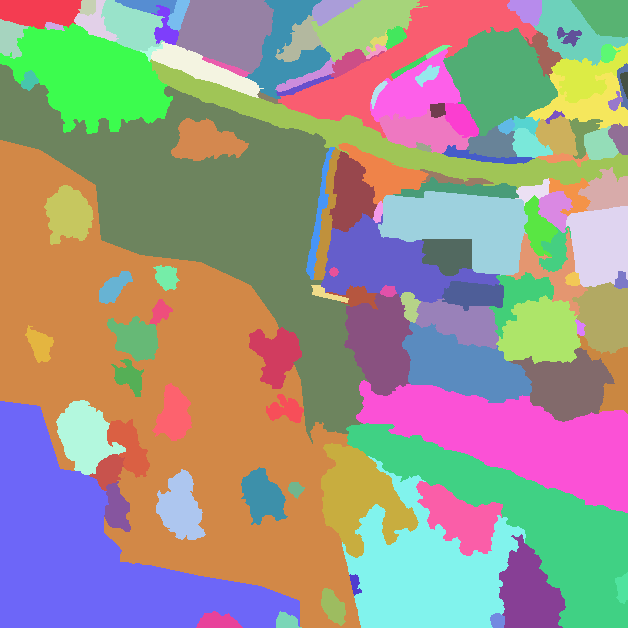
#> input picture daten/landseg/T0/fassung-c/abgabe/r0c0/labels.tif, 628 x 628 px, found by its file name
$ python bauen.py
#> lines starting #> are read from the running program, lines starting #| are printed output that depends on the picture
### landseg/dateien.py
"""Lesen und Schreiben von Label-Karte, ``segmente.json`` und Manifest.

Label-Karte: Segment-ID je Bildpunkt, ``uint32``, 0 heißt „kein Segment" und darf in einer
fertigen Karte nicht vorkommen. Gespeichert als einkanaliges 32-Bit-TIFF (zlib), weil PNG höchstens
16 Bit je Kanal kennt.

``segmente.json``::

    {"schema": "landseg-segmente/1",
     "segmente": [{"id": 1, "klasse": "3.1", "grob": "3", ...}, ...],
     "verlauf": [{"zeit": ..., "bearbeiter": ..., "op": ..., ...}, ...]}
"""

from __future__ import annotations

import json
import os
from pathlib import Path

import numpy as np
import tifffile

SEGMENTE_SCHEMA = "landseg-segmente/1"
MANIFEST_SCHEMA = "landseg-manifest/1"


def lese_labels(pfad: str | Path) -> np.ndarray:
    pfad = Path(pfad)
    if pfad.suffix.lower() == ".npy":
        karte = np.load(pfad)
    else:
        karte = tifffile.imread(pfad)
#> karte is the input picture: shape (628, 628) uint32; 128 distinct labels, from 1 to 128
    if karte.ndim != 2:
        raise ValueError(f"{pfad}: Label-Karte muss einkanalig sein, hat Form {karte.shape}")
    if karte.dtype != np.uint32:
        if not np.issubdtype(karte.dtype, np.integer) or karte.min() < 0:
            raise ValueError(f"{pfad}: Label-Karte braucht ganzzahlige IDs >= 0, hat {karte.dtype}")
        karte = karte.astype(np.uint32)
    return karte


# [12 lines left out: function schreibe_labels, not called in this run]


def lese_json(pfad: str | Path) -> dict:
    with open(pfad, encoding="utf-8") as f:
        return json.load(f)


# [30 lines left out: functions schreibe_json, lese_segmente, segmente_nach_id, not called in this run]

### daten/landseg/T0/fassung-c/abgabe/r0c0/bauen.py
"""Fassung C, Teilkachel r0c0: eigene Label-Karte aus der Vorstufe plus Eingriffe bauen.

Ablauf: Vorstufen-IDs auf eigene Gruppen abbilden (verschmelzen), große Flächen per Polygon teilen,
Einzelheiten (Hecke, Schatten, Terrasse, Gartenhaus, Mauer) per Polygon einzeichnen, danach je Gruppe
zusammenhängende Teile bilden, Splitter an den Nachbarn mit der längsten Grenze geben.
"""
import json
import sys
from collections import Counter, defaultdict

import cv2
import numpy as np
from PIL import Image
from scipy import ndimage as ndi

sys.path.insert(0, "C:/Users/Phil/Developement/Victor/landseg")
from landseg.dateien import lese_labels, schreibe_labels  # noqa: E402

BASIS = "C:/Users/Phil/Developement/Victor/daten/landseg/T0/fassung-c"
AUS = BASIS + "/abgabe/r0c0"
L0 = lese_labels(BASIS + "/vorstufe/r0c0/labels.tif").astype(np.int64) - 100000
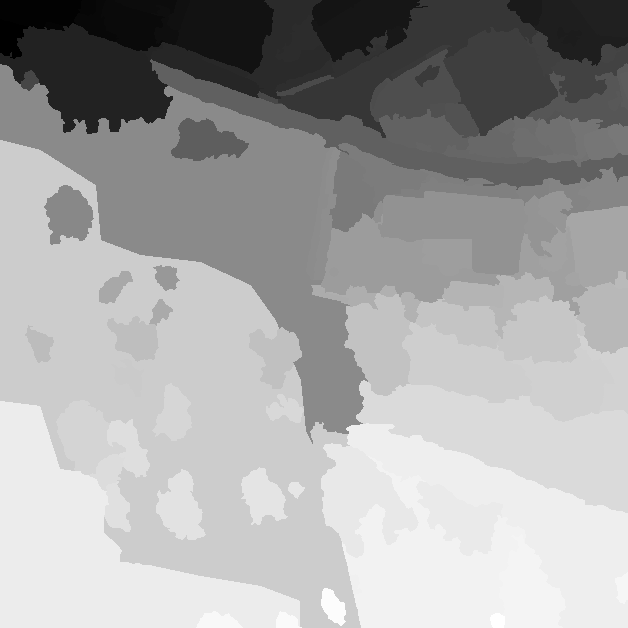
#> L0: shape (628, 628) int64; min -99999, max -99872, mean -99917.2; drawn with min black and max white
#> (the run stopped early here; a loop or call above may not have finished)
